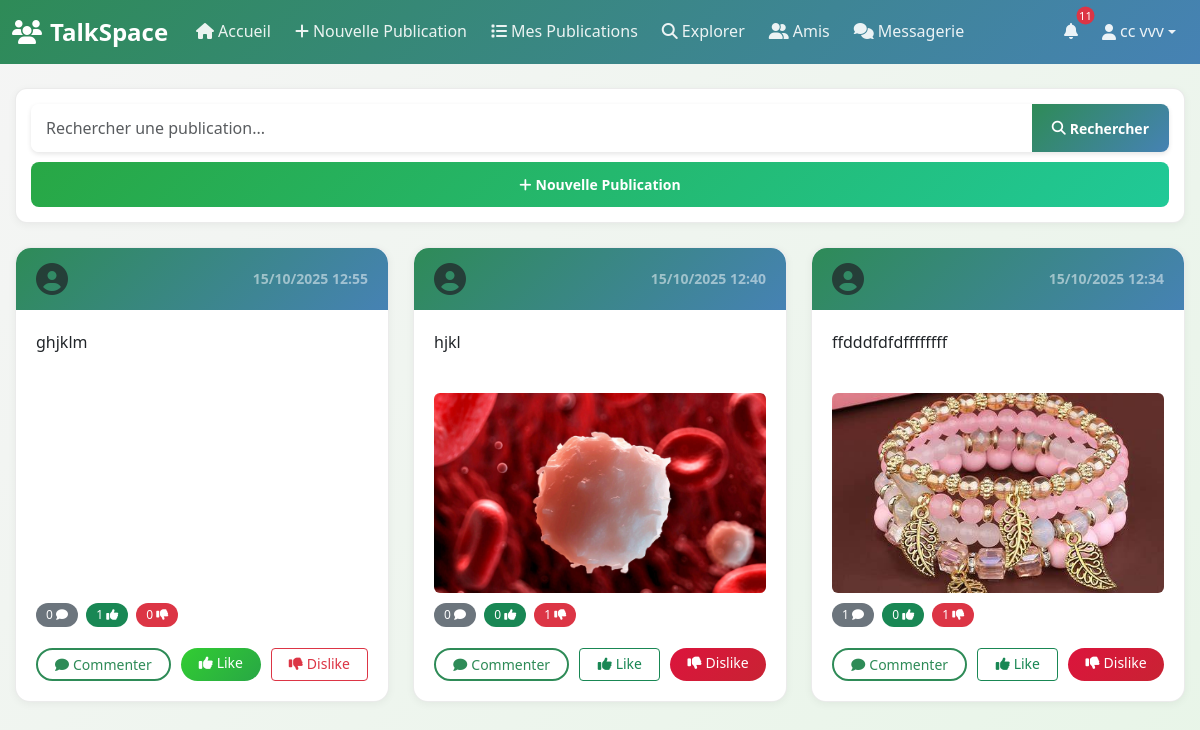
/dash1.php (signed in), run on the app's committed database.
### tables this page shows
CREATE TABLE `publication` (
  `id` int(11) NOT NULL,
  `contenu` text NOT NULL,
  `image` varchar(255) DEFAULT NULL,
  `id_users` int(11) NOT NULL,
  `date_enregistr` timestamp NOT NULL DEFAULT current_timestamp()
);

### dash1.php (the view, shortened to what this page needs)
<?php
require_once('config.php');
$id_users = $_SESSION['id'];
$search = isset($_GET['search']) ? trim(sanitize($_GET['search'])) : '';
if ($search) {
    $query = $bdd->prepare("SELECT p.*, u.nom, u.prenom FROM publication p
                           JOIN users u ON p.id_users = u.id
                           WHERE p.contenu LIKE ?
                           ORDER BY p.id DESC");
    $query->execute(["%$search%"]);
    $publications = $query->fetchAll();
} else {
    $publications = $bdd->query("SELECT p.*, u.nom, u.prenom FROM publication p
                                JOIN users u ON p.id_users = u.id
                                ORDER BY p.date_enregistr DESC")->fetchAll();
}
$reactions_user = $bdd->prepare("SELECT id_publication, type FROM reactions WHERE id_users = ?");
$reactions_user->execute([$id_users]);
$user_reactions_raw = $reactions_user->fetchAll();
$user_reactions = [];
foreach ($user_reactions_raw as $reaction) {
    $user_reactions[$reaction['id_publication']] = $reaction['type'];
}
$notif_count = $bdd->prepare("SELECT COUNT(*) FROM notifications WHERE id_users = ? AND lu = 0");
$notif_count->execute([$id_users]);
$nb_notifications = $notif_count->fetchColumn();
?>
<!DOCTYPE html>
<html lang="fr">
<head>
    <link href="https://cdn.jsdelivr.net/npm/bootstrap@5.3.3/dist/css/bootstrap.min.css" rel="stylesheet">
    <link rel="stylesheet" href="https://cdnjs.cloudflare.com/ajax/libs/font-awesome/6.4.0/css/all.min.css">
    <link rel="stylesheet" href="css/style.css">
</head>
<body>
    <nav class="navbar navbar-expand-lg navbar-dark sticky-top">
        <div class="container-fluid">
            <a class="navbar-brand fw-bold" href="dash1.php">
                <i class="fas fa-users me-2"></i>TalkSpace
            </a>
            <div class="collapse navbar-collapse" id="navbarNav">
                <ul class="navbar-nav me-auto">
                    <li class="nav-item"><a class="nav-link active" href="dash1.php"><i class="fas fa-home me-1"></i>Accueil</a></li>
                    <li class="nav-item"><a class="nav-link" href="publication_form.php"><i class="fas fa-plus me-1"></i>Nouvelle Publication</a></li>
                    <li class="nav-item"><a class="nav-link" href="liste_pub.php"><i class="fas fa-list me-1"></i>Mes Publications</a></li>
                    <li class="nav-item"><a class="nav-link" href="explorer.php"><i class="fas fa-search me-1"></i>Explorer</a></li>
                    <li class="nav-item"><a class="nav-link" href="liste_amis.php"><i class="fas fa-user-friends me-1"></i>Amis</a></li>
                    <li class="nav-item"><a class="nav-link" href="messagerie.php"><i class="fas fa-comments me-1"></i>Messagerie</a></li>
                </ul>
                <ul class="navbar-nav ms-auto">
                    <li class="nav-item dropdown">
                        <a class="nav-link position-relative" href="notifications.php" id="notificationsDropdown">
                            <i class="fas fa-bell"></i>
                            <?php if ($nb_notifications > 0): ?>
                                <span class="notification-badge"><?= $nb_notifications ?></span>
                            <?php endif; ?>
                        </a>
                    </li>
                    <li class="nav-item dropdown">
                        <a class="nav-link dropdown-toggle d-flex align-items-center" href="#" id="navbarDropdown" role="button" data-bs-toggle="dropdown">
                            <i class="fas fa-user me-1"></i>
                            <span class="d-none d-sm-inline"><?= htmlspecialchars($_SESSION['prenom'] . ' ' . $_SESSION['nom']) ?></span>
                        </a>
                    </li>
                </ul>
            </div>
        </div>
    </nav>
    <div class="container mt-4">
        <div class="card search-card mb-4">
            <div class="card-body">
                <form method="GET" action="dash1.php" class="search-form">
                    <div class="search-main-area">
                        <div class="search-row">
                            <div class="search-input-group">
                                <input type="text" name="search" placeholder="Rechercher une publication..."
                                    class="form-control search-input" value="<?= htmlspecialchars($search) ?>">
                                <button type="submit" class="btn search-btn">
                                    <i class="fas fa-search me-1"></i>Rechercher
                                </button>
                            </div>
                        </div>
                        <div class="search-row">
                            <a href="publication_form.php" class="btn new-post-btn">
                                <i class="fas fa-plus me-1"></i>Nouvelle Publication
                            </a>
                        </div>
                    </div>
                </form>
            </div>
        </div>
        <div class="row">
            <?php if (empty($publications)): ?>
                <div class="col-12">
                    <div class="card text-center py-5">
                        <i class="fas fa-newspaper fa-3x text-muted mb-3"></i>
                        <h5 class="text-muted">Aucune publication trouvée</h5>
                        <p class="text-muted"><?= $search ? 'Aucun résultat pour votre recherche.' : 'Soyez le premier à partager quelque chose !' ?></p>
                        <?php if ($search): ?>
                            <a href="dash1.php" class="btn btn-primary mt-2">
                                <i class="fas fa-undo me-1"></i>Réinitialiser la recherche
                            </a>
                        <?php else: ?>
                            <a href="publication_form.php" class="btn btn-primary mt-2">
                                <i class="fas fa-plus me-1"></i>Créer une publication
                            </a>
                        <?php endif; ?>
                    </div>
                </div>
            <?php else: ?>
                <?php foreach ($publications as $pub): ?>
                    <div class="col-12 col-sm-6 col-lg-4 mb-4">
                        <div class="card h-100 fade-in">
                            <div class="card-header d-flex justify-content-between align-items-center">
                                <?php if (!empty($publication['photo_profil'])): ?>
                                    <img src="<?= htmlspecialchars($publication['photo_profil']) ?>"
                                        alt="Photo de <?= htmlspecialchars($publication['prenom']) ?>"
                                        class="user-photo-sm me-2">
                                <?php else: ?>
                                    <i class="fas fa-user-circle fa-2x text-muted me-2"></i>
                                <?php endif; ?>
                                <small class="text-white-50"><?= date('d/m/Y H:i', strtotime($pub['date_enregistr'])) ?></small>
                            </div>
                            <div class="card-body d-flex flex-column">
                                <p class="card-text flex-grow-1">
                                    <?= nl2br(htmlspecialchars(substr($pub['contenu'], 0, 200))) ?>
                                </p>
                                <?php if ($pub['image']): ?>
                                    <img src="uploads/<?= htmlspecialchars($pub['image']) ?>"
                                        class="img-fluid rounded mt-2"
                                        alt="Image publication"
                                        style="max-height: 200px; object-fit: cover;">
                                <?php endif; ?>
                                <?php
                                $countCom = $bdd->prepare("SELECT COUNT(*) FROM commentaires WHERE id_publication = ?");
                                $countCom->execute([$pub['id']]);
                                $nbCom = $countCom->fetchColumn();
                                $countLike = $bdd->prepare("SELECT COUNT(*) FROM reactions WHERE id_publication = ? AND type = 'like'");
                                $countLike->execute([$pub['id']]);
                                $nbLike = $countLike->fetchColumn();
                                $countDislike = $bdd->prepare("SELECT COUNT(*) FROM reactions WHERE id_publication = ? AND type = 'dislike'");
                                $countDislike->execute([$pub['id']]);
                                $nbDislike = $countDislike->fetchColumn();
                                $userReactionType = $user_reactions[$pub['id']] ?? null;
                                ?>
                                <div class="mt-2">
                                    <span class="badge bg-secondary me-1"><?= $nbCom ?> <i class="fas fa-comment"></i></span>
                                    <span class="badge bg-success me-1"><?= $nbLike ?> <i class="fas fa-thumbs-up"></i></span>
                                    <span class="badge bg-danger"><?= $nbDislike ?> <i class="fas fa-thumbs-down"></i></span>
                                </div>
                                <div class="d-flex flex-wrap gap-2 mt-3">
                                    <a href="commentaire_pub.php?id=<?= $pub['id'] ?>"
                                        class="btn btn-outline-primary btn-sm flex-fill">
                                        <i class="fas fa-comment me-1"></i>Commenter
                                    </a>
                                    <a href="like.php?id=<?= $pub['id'] ?>&type=like"
                                        class="btn btn-sm flex-fill <?= $userReactionType === 'like' ? 'btn-success' : 'btn-outline-success' ?>">
                                        <i class="fas fa-thumbs-up me-1"></i>Like
                                    </a>
                                    <a href="like.php?id=<?= $pub['id'] ?>&type=dislike"
                                        class="btn btn-sm flex-fill <?= $userReactionType === 'dislike' ? 'btn-danger' : 'btn-outline-danger' ?>">
                                        <i class="fas fa-thumbs-down me-1"></i>Dislike
                                    </a>
                                </div>
                            </div>
                        </div>
                    </div>
                <?php endforeach; ?>
            <?php endif; ?>
        </div>
    </div>
</body>
</html>

### css/style.css (style rules this page uses)
:root { --primary-color: #2E8B57; --secondary-color: #4682B4; --accent-color: #20B2AA; --success-color: #32CD32; --danger-color: #DC143C; --warning-color: #FFA500; --text-dark: #2F4F4F; --text-light: #696969; --bg-light: #F5F5F5; --bg-white: #FFFFFF; --border-color: #E0E0E0; --shadow: 0 4px 6px rgba(0, 0, 0, 0.1); --transition: all 0.3s ease; }
* { margin: 0; padding: 0; box-sizing: border-box; }
body { font-family: 'Segoe UI', Tahoma, Geneva, Verdana, sans-serif; background: linear-gradient(135deg, var(--bg-light) 0%, #E8F5E8 100%); min-height: 100vh; color: var(--text-dark); line-height: 1.6; }
.navbar-brand { font-weight: 700; color: var(--bg-white) !important; font-size: 1.5rem; }
.navbar-dark { background: linear-gradient(135deg, var(--primary-color), var(--secondary-color)) !important; }
.nav-link { color: rgba(255, 255, 255, 0.9) !important; transition: var(--transition); font-weight: 500; }
.card { border: none; border-radius: 15px; box-shadow: var(--shadow); transition: var(--transition); background: var(--bg-white); margin-bottom: 1.5rem; }
.card-header { background: linear-gradient(135deg, var(--primary-color), var(--secondary-color)); color: white; border-radius: 15px 15px 0 0 !important; border: none; font-weight: 600; }
.btn-success { background: linear-gradient(135deg, var(--success-color), #28a745); border: none; border-radius: 25px; transition: var(--transition); }
.btn-danger { background: linear-gradient(135deg, var(--danger-color), #c82333); border: none; border-radius: 25px; transition: var(--transition); }
.btn-outline-primary { border: 2px solid var(--primary-color); color: var(--primary-color); border-radius: 25px; transition: var(--transition); }
.form-control { border: 2px solid var(--border-color); border-radius: 10px; padding: 12px 15px; transition: var(--transition); }
.fade-in { animation: fadeIn 0.6s ease-in; }
.badge { border-radius: 15px; font-weight: 500; }
.notification-badge { position: absolute; top: -5px; right: -5px; background: var(--danger-color); color: white; border-radius: 50%; width: 18px; height: 18px; font-size: 10px; display: flex; align-items: center; justify-content: center; }

### dash1.php (style rules this page uses)
.container { padding-left: 15px; padding-right: 15px; max-width: 100%; margin: 0 auto; }
.search-card { margin: 0; border: none; box-shadow: 0 2px 10px rgba(0, 0, 0, 0.1); border-radius: 12px; overflow: hidden; }
.search-card .card-body { padding: 15px; }
.search-form { margin: 0; width: 100%; }
.search-main-area { display: flex; flex-direction: column; gap: 10px; width: 100%; }
.search-row { display: flex; align-items: stretch; gap: 8px; width: 100%; }
.search-input-group { display: flex; align-items: stretch; flex: 1; min-width: 0; border-radius: 8px; overflow: hidden; box-shadow: 0 2px 5px rgba(0, 0, 0, 0.1); }
.search-input { border: none !important; border-radius: 0 !important; flex: 1; padding: 12px 15px; font-size: 16px; background: white; min-width: 120px; }
.search-btn { border: none !important; border-radius: 0 !important; background: linear-gradient(135deg, var(--primary-color), var(--secondary-color)); color: white; padding: 12px 20px; font-size: 14px; font-weight: 600; white-space: nowrap; flex-shrink: 0; display: flex; align-items: center; justify-content: center; min-width: 80px; }
.new-post-btn { border-radius: 8px !important; padding: 12px 20px; font-size: 14px; font-weight: 600; white-space: nowrap; background: linear-gradient(135deg, #28a745, #20c997); border: none; color: white; width: 100%; display: flex; align-items: center; justify-content: center; }
.navbar-nav .nav-item { margin: 2px 0; }
.navbar-nav .nav-link { padding: 8px 12px !important; border-radius: 5px; margin: 1px 0; }
.card { margin-bottom: 1rem; border: 1px solid rgba(0, 0, 0, 0.08); box-shadow: 0 2px 8px rgba(0, 0, 0, 0.05); }
.card-body { padding: 20px; }
.card-header { padding: 15px 20px; background: linear-gradient(135deg, var(--primary-color), var(--secondary-color)); color: white; }
.badge { margin-right: 5px; margin-bottom: 5px; padding: 6px 10px; }
.d-flex.flex-wrap.gap-2 { gap: 10px !important; }
.btn.flex-fill { min-width: 80px; }
.card-text { line-height: 1.5; margin-bottom: 15px; word-wrap: break-word; }
.notification-badge { position: absolute; top: 0; right: 0; background: #dc3545; color: white; border-radius: 50%; width: 18px; height: 18px; font-size: 0.7rem; display: flex; align-items: center; justify-content: center; transform: translate(25%, -25%); }

### data on the page
publication: date_enregistr "15/10/2025 12:55", contenu "ghjklm", nbCom "0", nbLike "1", nbDislike "0"
publication: date_enregistr "15/10/2025 12:40", contenu "hjkl", image (picture), nbCom "0", nbLike "0", nbDislike "1"
publication: date_enregistr "15/10/2025 12:34", contenu "ffdddfdfdffffffff", image (picture), nbCom "1", nbLike "0", nbDislike "1"

### other printed values
$nb_notifications "11"
$_SESSION['prenom'] . ' ' . $_SESSION['nom'] "cc vvv"
